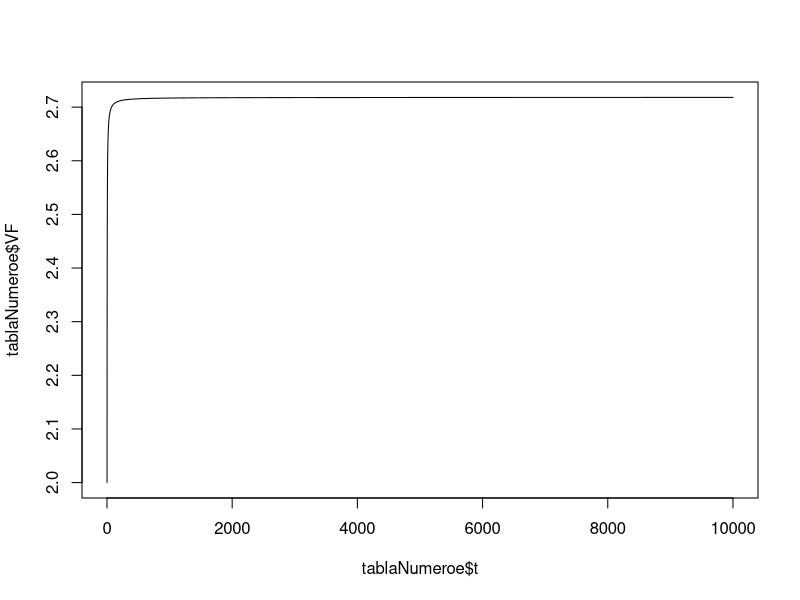

Generate this figure with R:
#Este es nuestro primer script de R en clase:
#Creamos un objeto númerico llamado a:
a=5
#Creamos un vector con una secuencia de números del 1 al 100:
t=1:100
#Creamos un objeto númerico llamado c:
c=1
#Creamos una secuencia de números pero ahora se incrementan en 
#0.02 unidades:
t2=seq(from=1,to=10,by=0.02)
#Creamos un objeto con una sola cadena de texto:
objetoTexto1="UMSNH"
#Creamos un vector con cadenas de textos:
vectorTexto1=c("FCCA","UMSNH","2024")

#Creamos un objeto tipo data.frame con los cálculos del número e:
#Primero creamos los objetos que serán insumos para el cálculo de VF:
VA=1
i=1
nTotal=10000
t=1:nTotal
tablaNumeroe=data.frame(
                        t=t,
                        VF=VA*((1+(i/t))^t)
                        )
#Creamos un objeto tipo lista con la tabla del número e y algunos otros objetos:
objetoLista1=list(
                  tablaE=tablaNumeroe,
                  valorActual=VA,
                  tasaIntereses=i,
                  periodosSimulados=nTotal
                  )
#Ahora grafico los valores de la tabla del número e:

plot(x=tablaNumeroe$t,y=tablaNumeroe$VF,type="l",
     col="black")
